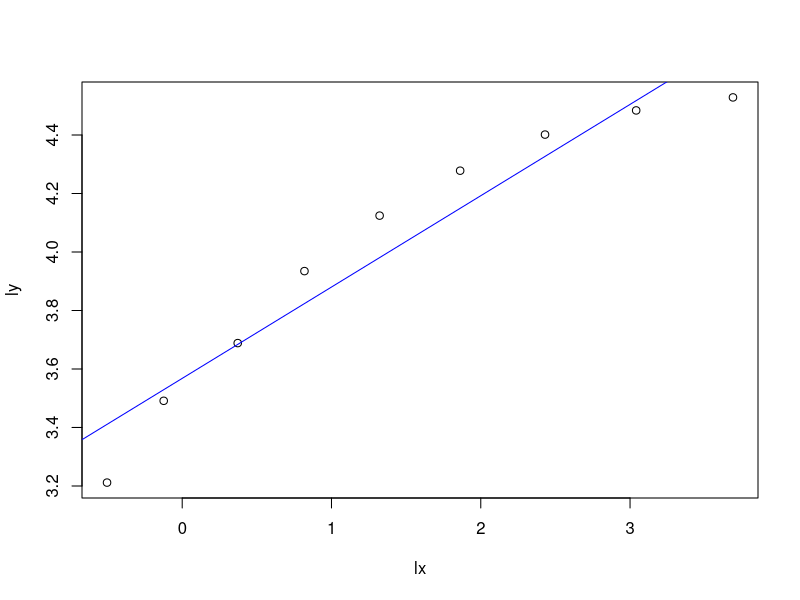

Here is the R script that generated this plot:
# Enter columns as calculated by DumpCoast program
x=c(40.02177855743041,20.926887304365344,11.364379535864254,6.435809731800157,3.7523206497028117,2.268029441545984,1.4504876804847864,0.8834338574652224,0.6043891952733216)
y=c(92.62456926247125,88.59415989750448,81.57066534732749,72.09660001403037,61.82840478155156,51.145720542732256,39.986551268477555,32.82645299921803,24.81844499754266)

# Take logs
lx <- log(x)
ly <- log(y)

# Plot points
plot (lx, ly)

# Do linear regression
lin=lm(ly~lx)

# Superimpose regression line
abline(lin, col="blue", untf=TRUE)

# Print out intercept and slope
coef(lin)

# Slope is 0.31 like in Chaos and Fractals book